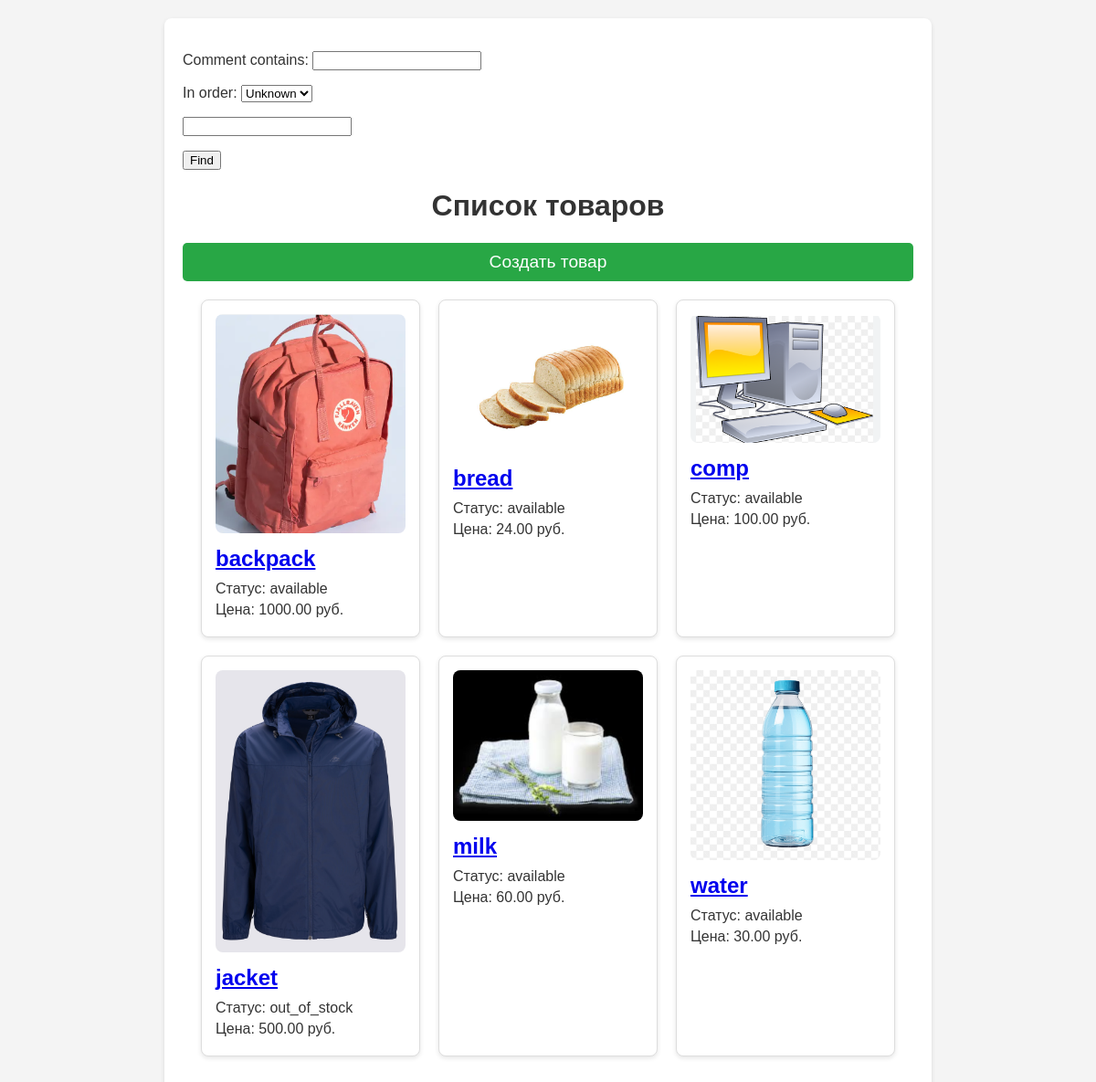
Page /produce_shelf/ on the committed database.
### core/models.py (models this page shows, shortened)
class Product(models.Model):
    name = models.CharField(verbose_name='ProductName', max_length=255, blank=False)
    price = models.DecimalField(verbose_name='Price', max_digits=10, decimal_places=2, default=0.00)
    status = models.CharField(max_length=30, choices=consts.PRODUCT_STATUS, default='available')
    image = models.ImageField(upload_to='products/', verbose_name='Product Image', blank=True)
    categories = models.ManyToManyField(
        Category,
        blank=False,
        verbose_name='categories',
        related_name='product'
    )
    class Meta:
        verbose_name = 'Product'
        verbose_name_plural = 'Products'
        ordering = ['name']

### core/views.py (the view)
# urls.py: path('produce_shelf/', ProductsList.as_view(), name='produce_shelf'),
class ProductsList(FilterView):
    model = Product
    template_name = 'produce_shelf/produce_shelf.html'
    context_object_name = 'produces'
    filterset_class = filters.Product

### templates/produce_shelf/produce_shelf.html (shortened to what this page needs)
{% extends 'base.html' %}
{% block sidebar %}
    <form method="get">
    {{ filter.form.as_p }}
        <button type="submit" class="btn btn-primary">Find</button>
    </form>
{% endblock %}
{% block content %}
    <h1>Список товаров</h1>
    <a href="{% url 'produce_create' %}" class="create-button">Создать товар</a>
    <div class="product-list">
        {% for prod in produces %}
            <div class="product-card">
                {% if prod.image %}
                    <img src="{{ prod.image.url }}" alt="{{ prod.name }}">
                {% else %}
                    <p>Изображение не найдено.</p>
                {% endif %}
                <h2><a href="{% url 'produce_detail' prod.pk %}">{{ prod.name }}</a></h2>
                <p>Статус: {{ prod.status }}</p>
                <p>Цена: {{ prod.price }} руб.</p>
            </div>
        {% empty %}
            <div class="no-items">Товары отсутствуют</div>
        {% endfor %}
    </div>
{% endblock %}

### templates/base.html (style rules this page uses)
body { font-family: Arial, sans-serif; margin: 0; padding: 0; background-color: #f4f4f4; color: #333; }
h1 { color: #007BFF; }

### templates/produce_shelf/produce_shelf.html (style rules this page uses)
.product-list { display: flex; flex-wrap: wrap; justify-content: space-between; margin: 20px; }
.product-card { background-color: white; border: 1px solid #ddd; border-radius: 8px; padding: 15px; margin-bottom: 20px; width: calc(30% - 20px); box-shadow: 0 2px 5px rgba(0, 0, 0, 0.1); transition: transform 0.2s; }
.product-card img { width: 100%; height: auto; border-radius: 8px; }
.product-card h2 { font-size: 1.5em; margin: 10px 0; }
.product-card p { margin: 5px 0; }
h1 { text-align: center; color: #333; }
.create-button { display: block; margin: 20px auto; padding: 10px 20px; font-size: 1.2em; color: white; background-color: #28a745; border: none; border-radius: 5px; text-align: center; text-decoration: none; }

### rows in the picture
Product: image (picture), name "backpack", status "available", price "1000.00"
Product: image (picture), name "bread", status "available", price "24.00"
Product: image (picture), name "comp", status "available", price "100.00"
Product: image (picture), name "jacket", status "out_of_stock", price "500.00"
Product: image (picture), name "milk", status "available", price "60.00"
Product: image (picture), name "water", status "available", price "30.00"
